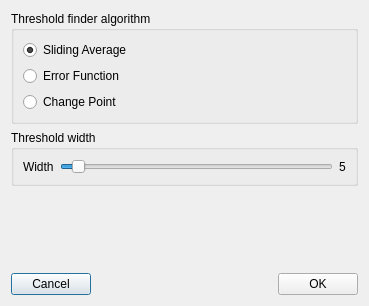
<?xml version="1.0" encoding="UTF-8"?>
<ui version="4.0">
 <class>Dialog</class>
 <widget class="QDialog" name="Dialog">
  <property name="windowModality">
   <enum>Qt::WindowModal</enum>
  </property>
  <property name="geometry">
   <rect>
    <x>0</x>
    <y>0</y>
    <width>369</width>
    <height>306</height>
   </rect>
  </property>
  <property name="windowTitle">
   <string>Dialog</string>
  </property>
  <layout class="QVBoxLayout" name="verticalLayout_2">
   <item>
    <widget class="QGroupBox" name="groupBox">
     <property name="minimumSize">
      <size>
       <width>0</width>
       <height>110</height>
      </size>
     </property>
     <property name="title">
      <string>Threshold finder algorithm</string>
     </property>
     <layout class="QVBoxLayout" name="verticalLayout">
      <item>
       <widget class="QRadioButton" name="sliding_average_radioButton">
        <property name="text">
         <string>Sliding Average</string>
        </property>
        <property name="checked">
         <bool>true</bool>
        </property>
       </widget>
      </item>
      <item>
       <widget class="QRadioButton" name="error_function_radioButton">
        <property name="text">
         <string>Error Function</string>
        </property>
       </widget>
      </item>
      <item>
       <widget class="QRadioButton" name="change_point_radioButton">
        <property name="text">
         <string>Change Point</string>
        </property>
       </widget>
      </item>
     </layout>
    </widget>
   </item>
   <item>
    <widget class="QGroupBox" name="groupBox_2">
     <property name="title">
      <string>Threshold width</string>
     </property>
     <layout class="QHBoxLayout" name="horizontalLayout_2">
      <item>
       <widget class="QLabel" name="label_3">
        <property name="text">
         <string>Width</string>
        </property>
       </widget>
      </item>
      <item>
       <widget class="QSlider" name="kropff_threshold_width_slider">
        <property name="minimum">
         <number>2</number>
        </property>
        <property name="maximum">
         <number>100</number>
        </property>
        <property name="singleStep">
         <number>2</number>
        </property>
        <property name="value">
         <number>6</number>
        </property>
        <property name="orientation">
         <enum>Qt::Horizontal</enum>
        </property>
       </widget>
      </item>
      <item>
       <widget class="QLabel" name="kropff_threshold_width_value">
        <property name="text">
         <string>5</string>
        </property>
       </widget>
      </item>
     </layout>
    </widget>
   </item>
   <item>
    <spacer name="verticalSpacer">
     <property name="orientation">
      <enum>Qt::Vertical</enum>
     </property>
     <property name="sizeHint" stdset="0">
      <size>
       <width>20</width>
       <height>40</height>
      </size>
     </property>
    </spacer>
   </item>
   <item>
    <layout class="QHBoxLayout" name="horizontalLayout">
     <item>
      <widget class="QPushButton" name="pushButton_2">
       <property name="text">
        <string>Cancel</string>
       </property>
      </widget>
     </item>
     <item>
      <spacer name="horizontalSpacer">
       <property name="orientation">
        <enum>Qt::Horizontal</enum>
       </property>
       <property name="sizeHint" stdset="0">
        <size>
         <width>40</width>
         <height>20</height>
        </size>
       </property>
      </spacer>
     </item>
     <item>
      <widget class="QPushButton" name="pushButton">
       <property name="text">
        <string>OK</string>
       </property>
      </widget>
     </item>
    </layout>
   </item>
  </layout>
 </widget>
 <resources/>
 <connections>
  <connection>
   <sender>pushButton_2</sender>
   <signal>clicked()</signal>
   <receiver>Dialog</receiver>
   <slot>reject()</slot>
   <hints>
    <hint type="sourcelabel">
     <x>63</x>
     <y>293</y>
    </hint>
    <hint type="destinationlabel">
     <x>23</x>
     <y>89</y>
    </hint>
   </hints>
  </connection>
  <connection>
   <sender>pushButton</sender>
   <signal>clicked()</signal>
   <receiver>Dialog</receiver>
   <slot>ok_clicked()</slot>
   <hints>
    <hint type="sourcelabel">
     <x>356</x>
     <y>293</y>
    </hint>
    <hint type="destinationlabel">
     <x>223</x>
     <y>84</y>
    </hint>
   </hints>
  </connection>
  <connection>
   <sender>kropff_threshold_width_slider</sender>
   <signal>sliderMoved(int)</signal>
   <receiver>Dialog</receiver>
   <slot>slider_moved()</slot>
   <hints>
    <hint type="sourcelabel">
     <x>88</x>
     <y>149</y>
    </hint>
    <hint type="destinationlabel">
     <x>134</x>
     <y>216</y>
    </hint>
   </hints>
  </connection>
  <connection>
   <sender>kropff_threshold_width_slider</sender>
   <signal>sliderPressed()</signal>
   <receiver>Dialog</receiver>
   <slot>slider_clicked()</slot>
   <hints>
    <hint type="sourcelabel">
     <x>152</x>
     <y>152</y>
    </hint>
    <hint type="destinationlabel">
     <x>305</x>
     <y>198</y>
    </hint>
   </hints>
  </connection>
 </connections>
 <slots>
  <slot>ok_clicked()</slot>
  <slot>slider_moved()</slot>
  <slot>slider_clicked()</slot>
 </slots>
</ui>
